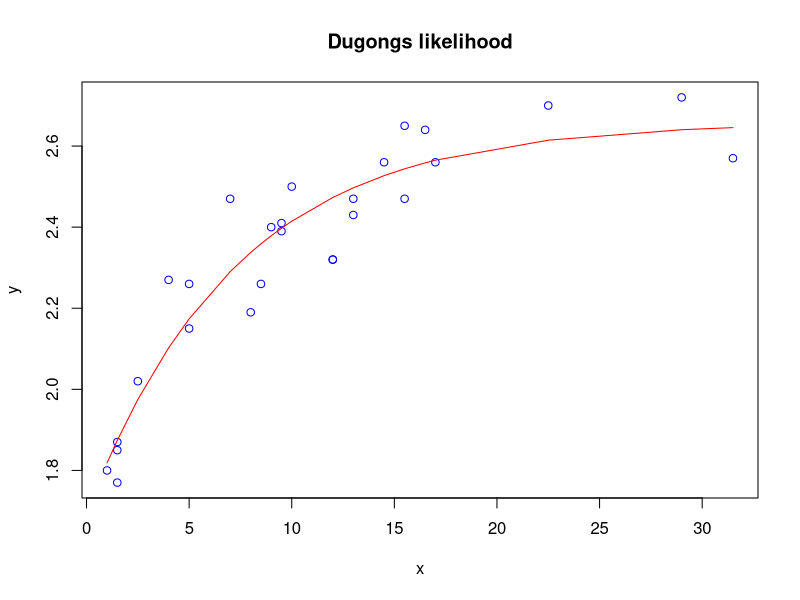

Source code (R): (Note: this script raises an error after producing the figure.)


x = c( 1.0,  1.5,  1.5,  1.5, 2.5,   4.0,  5.0,  5.0,  7.0,
        8.0,  8.5,  9.0,  9.5, 9.5,  10.0, 12.0, 12.0, 13.0,
        13.0, 14.5, 15.5, 15.5, 16.5, 17.0, 22.5, 29.0, 31.5)
y = c(1.80, 1.85, 1.87, 1.77, 2.02, 2.27, 2.15, 2.26, 2.47,
        2.19, 2.26, 2.40, 2.39, 2.41, 2.50, 2.32, 2.32, 2.43,
        2.47, 2.56, 2.65, 2.47, 2.64, 2.56, 2.70, 2.72, 2.57)

loglik = function(theta){ 
  alpha = theta[1]
  beta = theta[2]
  gamma = theta[3]
  tau = theta[4] 
  mu=alpha-beta*gamma^x
  lik = dnorm(y,mu, tau,log=T)
  return(sum(lik))
#-sum(log(lik))
}

#thetas=optim(c(2,1,0.5,0.1),loglik,control=list(fnscale=-1))
thetas=optim(c(1.5,2,0.3,1.2),loglik,control=list(fnscale=-1))
vv=thetas$par
vv

plot(x,y,col="blue",main="Dugongs likelihood")
lines(x,vv[1]-vv[2]*vv[3]^x,type="l",col="red")

########

pialfa=function(alfa){
  val=dnorm(alfa,0,10000,log=T)
  return(val)
}
pibeta=function(beta){
  val=dnorm(beta,0,10000,log=T)
  return(val)
}
pigamma=function(gamma){
  val=dunif(gamma,0,1)
  return(log(val))
}
pitau=function(tau){
  val=densigamma(tau^2,0.001,0.001)
  return(log(val))
}

LLP=function(vec_param){
  alpha=vec_param[1]
  beta=vec_param[2]
  gamma=vec_param[3]
  tau=vec_param[4]
  mu=alpha-beta*gamma^x
  lik=sum(dnorm(y,mu,tau,log=T))
  
  return(lik+pialfa(alpha)+pitau(tau)+pibeta(beta)+pigamma(gamma))
}

thetas=optim(c(1.5,2,0.7,1),LLP, control=list(fnscale=-1))
res=thetas$par
res

lines(x,res[1]-res[2]*res[3]^x,type="l",col="green",add=TRUE)


